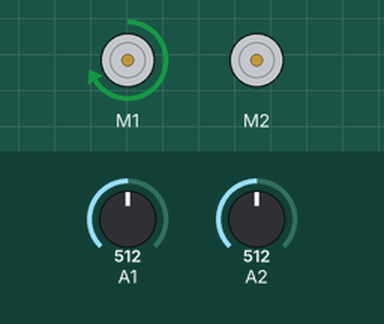
Recording of a sketch running on a simulated Arduino Uno, built with avr-gcc and run on an emulated ATmega328P. Parts: 2 × DC motor (green arrow = forward, orange = backward, longer = faster). The inputs (shaded band) are chosen by the test bench; at power-on: A1 = 512, A2 = 512.

Above: at 1.2 s.
1.3 s: A1 set to 316
2.8 s: A1 set to 287
At 3.6 s:
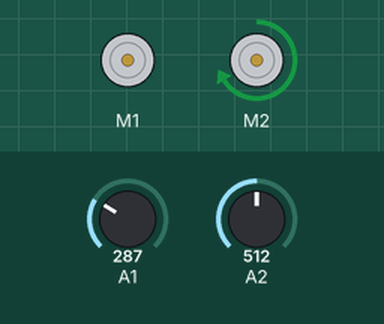
Timing chart, 0 to 5.8 s (numbered marks = the images above; inputs shaded):
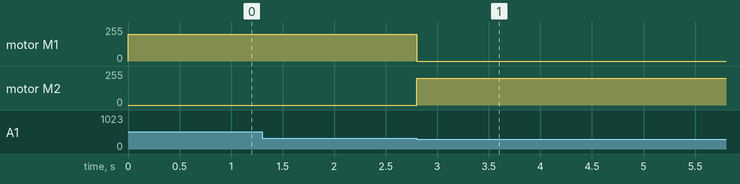

Measured:
- the behaviour switches between 301 and 300 on A1 (found by bisection; images 0 and 1)
- after the input at 1.3 s, every drawn part: stays the same
- after the input at 2.8 s, motor M1: forward 200/255 → stopped at once; motor M2: stopped → forward 200/255 at once

The sketch:

sketch_jan30a.ino
```cpp
#include <AFMotor.h>

AF_DCMotor M1(1, MOTOR12_64KHZ);
AF_DCMotor M2(2, MOTOR12_64KHZ); // создаем объект motor №2, ШИМ 64 кГц


void setup()
{

M1.setSpeed(200);
M2.setSpeed(200); // устанавливаем скорость вращения 200/255

Serial.begin(9600);
}

void loop()
{

if (((analogRead(A1)) < 300) && ((analogRead(A2)) < 300))
{
M1.run(FORWARD);
M2.run(FORWARD);
}

if ((analogRead(A1)) > 300) {
while((analogRead(A1)) > 300){
M1.run(FORWARD);
M2.run(RELEASE);
}
}
if ((analogRead(A2)) > 300)
{
while((analogRead(A2)) > 300){
M1.run(RELEASE);
M2.run(FORWARD);
}
}

Serial.println(analogRead(A2));
Serial.println(analogRead(A2));
Serial.print ("\n");

}
```
